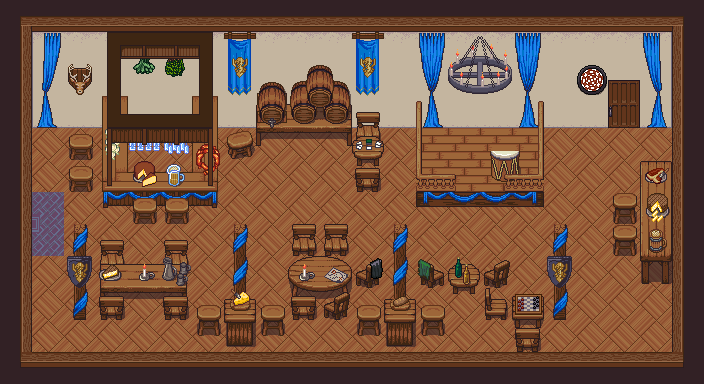

The image is a tile-based game level rendered from a .tmx file. Its description and complete source (layers, tilesets, objects, tile grids) follow:
An orthogonal 22x12 tile map with 32x32 px tiles, 7 tile layers (floor, 图块层 2, 图块层 7, 图块层 3, ...), 8 tilesets and 25 objects (20x CollisionArea, SpawnPoint, door).

<map version="1.10" tiledversion="1.11.0" orientation="orthogonal" renderorder="right-down" width="22" height="12" tilewidth="32" tileheight="32" infinite="0" nextlayerid="12" nextobjectid="39">
 <tileset firstgid="1" source="walls.tsx" />
 <tileset firstgid="6145" name="tavern-furniture" tilewidth="32" tileheight="32" tilecount="1024" columns="32">
  <image source="../images/tavern-furniture.png" trans="ff00ff" width="1024" height="1024" />
 </tileset>
 <tileset firstgid="7169" name="tavern-deco" tilewidth="32" tileheight="32" tilecount="896" columns="16">
  <image source="../images/tavern-deco.png" trans="ff00ff" width="512" height="1792" />
  <tile id="128">
   <animation>
    <frame tileid="128" duration="100" />
    <frame tileid="130" duration="100" />
    <frame tileid="132" duration="100" />
    <frame tileid="130" duration="100" />
   </animation>
  </tile>
  <tile id="129">
   <animation>
    <frame tileid="129" duration="100" />
    <frame tileid="131" duration="100" />
    <frame tileid="133" duration="100" />
    <frame tileid="131" duration="100" />
   </animation>
  </tile>
  <tile id="146">
   <animation>
    <frame tileid="146" duration="100" />
    <frame tileid="148" duration="100" />
    <frame tileid="150" duration="100" />
   </animation>
  </tile>
  <tile id="147">
   <animation>
    <frame tileid="147" duration="100" />
    <frame tileid="149" duration="100" />
    <frame tileid="151" duration="100" />
   </animation>
  </tile>
  <tile id="162">
   <animation>
    <frame tileid="162" duration="100" />
    <frame tileid="164" duration="100" />
    <frame tileid="166" duration="100" />
   </animation>
  </tile>
  <tile id="163">
   <animation>
    <frame tileid="163" duration="100" />
    <frame tileid="165" duration="100" />
    <frame tileid="167" duration="100" />
   </animation>
  </tile>
  <tile id="177">
   <animation>
    <frame tileid="177" duration="100" />
    <frame tileid="178" duration="100" />
    <frame tileid="179" duration="100" />
   </animation>
  </tile>
  <tile id="181">
   <animation>
    <frame tileid="181" duration="100" />
    <frame tileid="182" duration="100" />
    <frame tileid="183" duration="100" />
   </animation>
  </tile>
  <tile id="185">
   <animation>
    <frame tileid="185" duration="100" />
    <frame tileid="186" duration="100" />
    <frame tileid="187" duration="100" />
   </animation>
  </tile>
  <tile id="189">
   <animation>
    <frame tileid="189" duration="100" />
    <frame tileid="190" duration="100" />
    <frame tileid="191" duration="100" />
   </animation>
  </tile>
  <tile id="193">
   <animation>
    <frame tileid="193" duration="100" />
    <frame tileid="194" duration="100" />
    <frame tileid="195" duration="100" />
   </animation>
  </tile>
  <tile id="197">
   <animation>
    <frame tileid="197" duration="100" />
    <frame tileid="198" duration="100" />
    <frame tileid="199" duration="100" />
   </animation>
  </tile>
  <tile id="201">
   <animation>
    <frame tileid="201" duration="100" />
    <frame tileid="202" duration="100" />
    <frame tileid="203" duration="100" />
   </animation>
  </tile>
  <tile id="205">
   <animation>
    <frame tileid="205" duration="100" />
    <frame tileid="206" duration="100" />
    <frame tileid="207" duration="100" />
   </animation>
  </tile>
  <tile id="209">
   <animation>
    <frame tileid="209" duration="100" />
    <frame tileid="210" duration="100" />
    <frame tileid="211" duration="100" />
   </animation>
  </tile>
  <tile id="213">
   <animation>
    <frame tileid="213" duration="100" />
    <frame tileid="214" duration="100" />
    <frame tileid="215" duration="100" />
   </animation>
  </tile>
  <tile id="217">
   <animation>
    <frame tileid="217" duration="100" />
    <frame tileid="218" duration="100" />
    <frame tileid="219" duration="100" />
   </animation>
  </tile>
  <tile id="221">
   <animation>
    <frame tileid="221" duration="100" />
    <frame tileid="222" duration="100" />
    <frame tileid="223" duration="100" />
   </animation>
  </tile>
  <tile id="229">
   <animation>
    <frame tileid="229" duration="100" />
    <frame tileid="230" duration="100" />
    <frame tileid="231" duration="100" />
   </animation>
  </tile>
  <tile id="237">
   <animation>
    <frame tileid="237" duration="100" />
    <frame tileid="238" duration="100" />
    <frame tileid="239" duration="100" />
   </animation>
  </tile>
  <tile id="646">
   <animation>
    <frame tileid="646" duration="100" />
    <frame tileid="648" duration="100" />
    <frame tileid="650" duration="100" />
   </animation>
  </tile>
  <tile id="647">
   <animation>
    <frame tileid="647" duration="100" />
    <frame tileid="649" duration="100" />
    <frame tileid="651" duration="100" />
   </animation>
  </tile>
  <tile id="662">
   <animation>
    <frame tileid="662" duration="100" />
    <frame tileid="664" duration="100" />
    <frame tileid="666" duration="100" />
   </animation>
  </tile>
  <tile id="663">
   <animation>
    <frame tileid="663" duration="100" />
    <frame tileid="665" duration="100" />
    <frame tileid="667" duration="100" />
   </animation>
  </tile>
  <tile id="726">
   <animation>
    <frame tileid="726" duration="100" />
    <frame tileid="728" duration="100" />
    <frame tileid="730" duration="100" />
    <frame tileid="728" duration="100" />
   </animation>
  </tile>
  <tile id="727">
   <animation>
    <frame tileid="727" duration="100" />
    <frame tileid="729" duration="100" />
    <frame tileid="731" duration="100" />
    <frame tileid="729" duration="100" />
   </animation>
  </tile>
  <tile id="728">
   <animation>
    <frame tileid="728" duration="100" />
    <frame tileid="730" duration="100" />
    <frame tileid="728" duration="100" />
    <frame tileid="726" duration="100" />
   </animation>
  </tile>
  <tile id="729">
   <animation>
    <frame tileid="729" duration="100" />
    <frame tileid="731" duration="100" />
    <frame tileid="729" duration="100" />
    <frame tileid="727" duration="100" />
   </animation>
  </tile>
 </tileset>
 <tileset firstgid="8065" name="lute" tilewidth="64" tileheight="64" tilecount="273" columns="13">
  <image source="../images/lutist.png" trans="ff00ff" width="832" height="1344" />
  <tile id="183">
   <animation>
    <frame tileid="183" duration="100" />
    <frame tileid="184" duration="100" />
    <frame tileid="185" duration="100" />
    <frame tileid="186" duration="100" />
    <frame tileid="185" duration="100" />
    <frame tileid="183" duration="100" />
    <frame tileid="184" duration="100" />
    <frame tileid="185" duration="100" />
    <frame tileid="186" duration="100" />
    <frame tileid="187" duration="100" />
    <frame tileid="186" duration="100" />
   </animation>
  </tile>
  <tile id="185">
   <animation>
    <frame tileid="185" duration="200" />
    <frame tileid="184" duration="200" />
    <frame tileid="183" duration="200" />
    <frame tileid="183" duration="200" />
    <frame tileid="184" duration="200" />
    <frame tileid="185" duration="200" />
    <frame tileid="186" duration="200" />
   </animation>
  </tile>
 </tileset>
 <tileset firstgid="8338" name="drumstick" tilewidth="64" tileheight="64" tilecount="273" columns="13">
  <image source="../images/drummer.png" trans="ff00ff" width="832" height="1344" />
  <tile id="186">
   <animation>
    <frame tileid="186" duration="200" />
    <frame tileid="185" duration="50" />
    <frame tileid="183" duration="100" />
    <frame tileid="182" duration="150" />
   </animation>
  </tile>
  <tile id="187">
   <animation>
    <frame tileid="187" duration="100" />
    <frame tileid="185" duration="100" />
    <frame tileid="183" duration="50" />
    <frame tileid="184" duration="100" />
    <frame tileid="186" duration="100" />
   </animation>
  </tile>
 </tileset>
 <tileset firstgid="8611" name="flute" tilewidth="64" tileheight="64" tilecount="273" columns="13">
  <image source="../images/flautist.png" trans="ff00ff" width="832" height="1344" />
  <tile id="81">
   <animation>
    <frame tileid="81" duration="200" />
    <frame tileid="82" duration="100" />
    <frame tileid="83" duration="200" />
    <frame tileid="82" duration="100" />
   </animation>
  </tile>
 </tileset>
 <tileset firstgid="8884" source="doors.tsx" />
 <tileset firstgid="9140" source="floors.tsx" />
 <layer id="1" name="floor" width="22" height="12">
  <data encoding="csv">
391,582,582,582,582,582,582,582,582,582,582,582,582,582,582,582,582,582,582,582,582,390,
519,3585,3586,3586,3586,3586,3586,3586,3586,3586,3586,3586,3586,3586,3586,3586,3586,3586,3586,3586,3587,517,
519,3649,3650,3650,3650,3650,3650,3650,3650,3650,3650,3650,3650,3650,3650,3650,3650,3650,3650,3650,3651,517,
519,3713,3714,3714,3714,3714,3714,3714,3714,3714,3714,3714,3714,3714,3714,3714,3714,3714,3714,3714,3715,517,
519,10368,10368,10368,10368,10368,10368,10368,10368,10368,10368,10368,10368,10368,10368,10368,10368,10368,10368,10368,10368,517,
519,10368,10368,10368,10368,10368,10368,10368,10368,10368,10368,10368,10368,10368,10368,10368,10368,10368,10368,10368,10368,517,
519,10368,10368,10368,10368,10368,10368,10368,10368,10368,10368,10368,10368,10368,10368,10368,10368,10368,10368,10368,10368,517,
519,10368,10368,10368,10368,10368,10368,10368,10368,10368,10368,10368,10368,10368,10368,10368,10368,10368,10368,10368,10368,517,
519,10368,10368,10368,10368,10368,10368,10368,10368,10368,10368,10368,10368,10368,10368,10368,10368,10368,10368,10368,10368,517,
519,10368,10368,10368,10368,10368,10368,10368,10368,10368,10368,10368,10368,10368,10368,10368,10368,10368,10368,10368,10368,517,
519,10368,10368,10368,10368,10368,10368,10368,10368,10368,10368,10368,10368,10368,10368,10368,10368,10368,10368,10368,10368,517,
327,454,454,454,454,454,454,454,454,454,454,454,454,454,454,454,454,454,454,454,454,326
</data>
 </layer>
 <layer id="2" name="图块层 2" width="22" height="12">
  <data encoding="csv">
0,0,0,0,0,0,0,0,0,0,0,0,0,0,0,0,0,0,0,0,0,0,
0,0,0,0,0,0,0,0,0,0,0,0,0,0,0,0,0,0,0,0,0,0,
0,0,0,0,0,0,0,0,0,0,0,0,0,0,0,0,0,0,0,0,0,0,
0,0,0,0,0,0,0,0,6339,6403,6340,6354,0,0,0,0,0,0,0,0,0,0,
0,0,0,0,0,0,0,6388,6371,6435,6372,6386,0,0,0,0,0,0,0,0,0,0,
0,0,0,0,0,0,0,0,0,0,0,6417,0,0,0,0,0,0,0,0,0,0,
0,0,0,0,0,0,0,0,0,0,0,0,0,0,0,0,0,0,0,6452,0,0,
0,0,6015,6354,0,6354,0,6015,0,6353,6353,0,6015,0,0,0,0,6015,0,6452,0,0,
0,0,6079,6386,0,6386,0,6079,0,6347,6348,6384,6079,6352,6350,6384,0,6079,0,0,0,0,
0,0,6143,6434,6435,6436,6355,6143,6355,6379,6380,6355,6143,6355,6382,6385,6349,6143,0,0,0,0,
0,0,0,0,0,0,6387,0,6387,0,0,6387,0,6387,0,0,6381,0,0,0,0,0,
0,0,0,0,0,0,0,0,0,0,0,0,0,0,0,0,0,0,0,0,0,0
</data>
 </layer>
 <layer id="11" name="图块层 7" width="22" height="12">
  <data encoding="csv">
0,0,0,0,0,0,0,0,0,0,0,0,0,0,0,0,0,0,0,0,0,0,
0,0,0,0,0,0,0,0,0,0,0,0,0,0,0,0,0,0,0,0,0,0,
0,0,0,0,0,0,0,0,0,0,0,0,0,0,0,0,0,0,0,0,0,0,
0,0,0,0,0,0,0,0,0,0,0,0,0,0,0,0,0,0,0,0,0,0,
0,0,0,0,0,0,0,0,0,0,0,0,0,0,0,0,0,0,0,0,0,0,
0,0,0,0,0,0,0,0,0,0,0,0,0,0,0,0,0,0,0,0,0,0,
0,9308,0,0,0,0,0,0,0,0,0,0,0,0,0,0,0,0,0,0,0,0,
0,9340,0,0,0,0,0,0,0,0,0,0,0,0,0,0,0,0,0,0,0,0,
0,0,0,0,0,0,0,0,0,0,0,0,0,0,0,0,0,0,0,0,0,0,
0,0,0,0,0,0,0,0,0,0,0,0,0,0,0,0,0,0,0,0,0,0,
0,0,0,0,0,0,0,0,0,0,0,0,0,0,0,0,0,0,0,0,0,0,
0,0,0,0,0,0,0,0,0,0,0,0,0,0,0,0,0,0,0,0,0,0
</data>
 </layer>
 <layer id="3" name="图块层 3" width="22" height="12">
  <data encoding="csv">
0,0,0,0,0,0,0,0,0,0,0,0,0,0,0,0,0,0,0,0,0,0,
0,0,0,0,0,0,0,0,0,0,0,0,0,0,0,0,0,0,0,0,0,0,
0,0,0,0,0,0,0,0,7169,7186,7187,0,0,0,0,0,0,0,7179,0,0,0,
0,0,0,6275,0,0,6276,0,7201,7202,7203,0,0,0,0,0,0,0,0,0,0,0,
0,0,0,6209,0,0,6210,0,0,0,0,6350,0,10324,10324,10324,10324,0,0,0,0,0,
0,0,0,6241,6306,6306,6242,0,0,0,0,6382,0,10324,10324,10324,10324,0,0,0,6346,0,
0,0,0,6152,6153,6153,6154,0,0,0,0,0,0,6461,6462,6462,6463,0,0,0,6378,0,
0,0,0,0,0,0,0,0,0,0,0,0,0,0,0,0,0,0,0,0,6410,0,
0,0,0,6402,6403,6404,0,0,0,0,0,0,0,0,7537,0,0,0,0,0,6442,0,
0,0,0,6417,0,6417,0,6413,0,6417,6384,0,6413,0,0,0,6351,0,0,0,0,0,
0,0,0,0,0,0,0,6445,0,0,0,0,6445,0,0,0,6417,0,0,0,0,0,
0,0,0,0,0,0,0,0,0,0,0,0,0,0,0,0,0,0,0,0,0,0
</data>
 </layer>
 <layer id="4" name="图块层 4" width="22" height="12">
  <data encoding="csv">
0,0,0,0,0,0,0,0,0,0,0,0,0,0,0,0,0,0,0,0,0,0,
0,7909,0,0,7620,7624,0,7837,0,0,0,7837,0,7908,0,0,7908,0,0,0,7910,0,
0,7925,0,0,7636,7640,0,7853,0,0,0,7853,0,7924,0,0,7924,0,0,8986,7926,0,
0,7941,0,0,0,0,0,0,0,0,0,0,0,7940,0,0,7940,0,0,9002,7942,0,
0,0,0,7657,0,0,7626,0,0,0,0,0,0,0,0,7213,7214,0,0,0,0,0,
0,0,0,0,0,0,7642,0,0,0,0,0,0,0,0,7229,7230,0,0,0,7608,0,
0,0,0,7956,7957,7957,7958,0,0,0,0,0,0,7956,7957,7957,7958,0,0,0,7586,0,
0,0,7970,0,0,0,0,7970,0,0,0,0,7970,0,0,0,0,7970,0,0,7445,0,
0,0,7805,7570,7346,7511,0,7986,0,7346,7225,7219,7986,7220,0,0,0,7805,0,0,0,0,
0,0,8002,0,0,0,0,7591,0,0,0,0,7589,0,0,0,7210,8002,0,0,0,0,
0,0,0,0,0,0,0,0,0,0,0,0,0,0,0,0,0,0,0,0,0,0,
0,0,0,0,0,0,0,0,0,0,0,0,0,0,0,0,0,0,0,0,0,0
</data>
 </layer>
 <layer id="6" name="图块层 5" width="22" height="12">
  <data encoding="csv">
0,0,0,0,0,0,0,0,0,0,0,0,0,0,0,0,0,0,0,0,0,0,
0,0,0,0,0,0,0,0,0,0,0,0,0,0,0,0,0,0,0,0,0,0,
0,0,0,0,0,0,0,0,0,0,0,0,0,0,0,0,0,0,0,0,0,0,
0,0,0,0,0,0,0,0,0,0,0,0,0,0,0,0,0,0,0,0,0,0,
0,0,6356,0,7462,7464,0,0,0,0,0,7223,0,0,0,0,0,0,0,0,0,0,
0,0,6356,0,7572,7443,0,0,0,0,0,0,0,0,0,0,0,0,0,0,0,0,
0,0,0,0,6356,6356,0,0,0,0,0,0,0,0,0,0,0,0,0,0,0,0,
0,0,0,0,0,0,0,0,0,0,0,0,0,0,0,0,0,0,0,0,0,0,
0,0,0,0,0,0,0,0,0,0,0,0,0,0,0,0,0,0,0,0,0,0,
0,0,0,0,0,0,0,0,0,0,0,0,0,0,0,0,0,0,0,0,0,0,
0,0,0,0,0,0,0,0,0,0,0,0,0,0,0,0,0,0,0,0,0,0,
0,0,0,0,0,0,0,0,0,0,0,0,0,0,0,0,0,0,0,0,0,0
</data>
 </layer>
 <layer id="7" name="图块层 6" width="22" height="12">
  <data encoding="csv">
0,0,0,0,0,0,0,0,0,0,0,0,0,0,0,0,0,0,0,0,0,0,
0,0,0,6149,6150,6150,6151,0,0,0,0,0,0,0,7315,7316,0,0,0,0,0,0,
0,0,7717,6181,0,0,6183,0,0,0,0,0,0,0,7331,7332,0,0,0,0,0,0,
0,0,0,6213,6214,6214,6215,0,0,0,0,0,0,6393,0,0,6392,0,0,0,0,0,
0,0,0,6216,6185,6185,6218,0,0,0,0,0,0,6426,0,0,6428,0,0,0,0,0,
0,0,0,6248,0,0,6250,0,0,0,0,0,0,6458,6360,6361,6460,0,0,0,0,0,
0,0,0,0,0,0,0,0,0,0,0,0,0,0,0,0,0,0,0,0,0,0,
0,0,0,0,0,0,0,0,0,0,0,0,0,0,0,0,0,0,0,0,0,0,
0,0,0,0,0,0,0,0,0,0,0,0,0,0,0,0,0,0,0,0,0,0,
0,0,0,0,0,0,0,0,0,0,0,0,0,0,0,0,0,0,0,0,0,0,
0,0,0,0,0,0,0,0,0,0,0,0,0,0,0,0,0,0,0,0,0,0,
0,0,0,0,0,0,0,0,0,0,0,0,0,0,0,0,0,0,0,0,0,0
</data>
 </layer>
 <objectgroup id="10" name="ObjectLayer">
  <object id="23" name="SpawnPoint" x="73.5056" y="220.151">
   <point />
  </object>
  <object id="1" gid="8692" x="447" y="188" width="64" height="64" />
  <object id="2" gid="8250" x="415" y="156" width="64" height="64" />
  <object id="3" gid="8524" x="479" y="156" width="64" height="64" />
  <object id="4" name="CollisionArea" x="289.667" y="254.833" width="63.3337" height="39.6667" />
  <object id="5" name="CollisionArea" x="227" y="287.5" width="27.3337" height="65.6667" />
  <object id="6" name="CollisionArea" x="385.667" y="286.833" width="30.0003" height="64.3333" />
  <object id="7" name="CollisionArea" x="448.333" y="260.833" width="34.0003" height="31.6667" />
  <object id="8" name="CollisionArea" x="511" y="292.833" width="60.0003" height="30.3333" />
  <object id="9" name="CollisionArea" x="639" y="162.833" width="32.667" height="121" />
  <object id="10" name="CollisionArea" x="417.667" y="125.5" width="36.667" height="79.6667" />
  <object id="11" name="CollisionArea" x="417" y="171.5" width="126" height="33" />
  <object id="12" name="CollisionArea" x="512.333" y="121.5" width="31.3337" height="81.6667" />
  <object id="13" name="CollisionArea" x="66.9998" y="290.167" width="26.667" height="29" />
  <object id="14" name="CollisionArea" x="100.333" y="263.5" width="85.3337" height="31.6667" />
  <object id="15" name="CollisionArea" x="255.667" y="111.5" width="95.3337" height="33" />
  <object id="16" name="CollisionArea" x="353.667" y="138.833" width="29.3337" height="25.6667" />
  <object id="17" name="CollisionArea" x="103" y="126.833" width="32.0003" height="63" />
  <object id="18" name="CollisionArea" x="186" y="125.167" width="32.0003" height="65.6667" />
  <object id="19" name="CollisionArea" x="103.333" y="190.5" width="16.667" height="114.333" rotation="-90" />
  <object id="20" name="CollisionArea" x="671.333" y="125.833" width="32.0003" height="225.667" />
  <object id="21" name="CollisionArea" x="-1.33348" y="126.5" width="31.3336" height="225.667" />
  <object id="22" name="CollisionArea" x="682" y="352.5" width="30.0003" height="662.334" rotation="90" />
  <object id="32" name="CollisionArea" x="688.667" y="94.833" width="32.0003" height="662.334" rotation="90" />
  <object id="38" name="door" x="33.988" y="190.914" width="26.0534" height="63.9216">
   <properties>
    <property name="index" type="int" value="0" />
    <property name="subtype" value="door" />
    <property name="type" value="SceneObject" />
   </properties>
  </object>
 </objectgroup>
</map>
